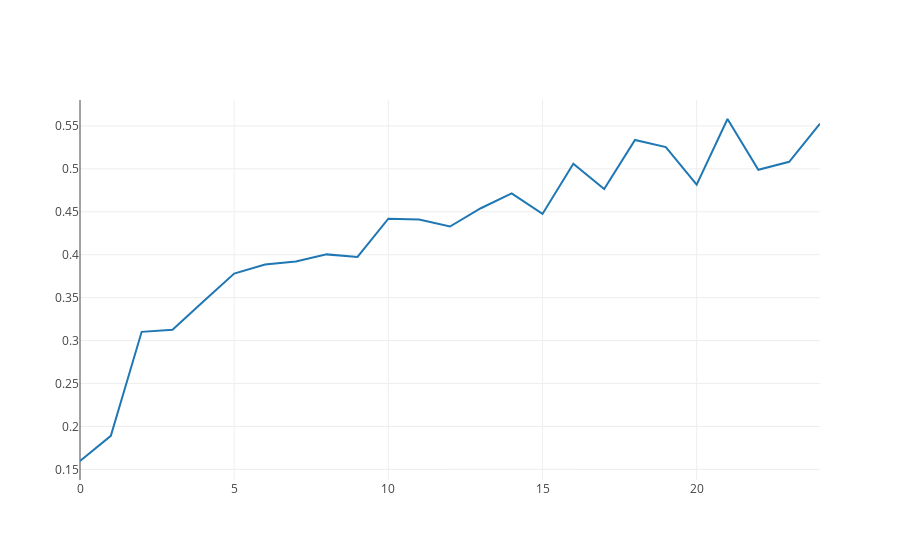

This figure's notebook cell:
### Code cell
# noexport

plot_response_rate_since_last_impression_per_hour()

### Figure 1 — Plotly figure (JSON) as saved in the notebook; plotly's stock layout.template omitted (floating-point values rounded to 4 significant figures)
{"data": [{"type": "scatter", "uid": "4ef8fb82-0ebe-43c0-b121-3b26aebee24e", "x": [0, 1, 2, 3, 4, 5, 6, 7, 8, 9, 10, 11, 12, 13, 14, 15, 16, 17, 18, 19, 20, 21, 22, 23, 24], "y": [0.1598, 0.1891, 0.3102, 0.3126, 0.3455, 0.378, 0.3887, 0.392, 0.4004, 0.3974, 0.442, 0.4409, 0.4328, 0.4541, 0.4713, 0.4475, 0.5059, 0.4765, 0.5336, 0.5253, 0.4816, 0.558, 0.4989, 0.5082, 0.5526]}], "layout": {}}
